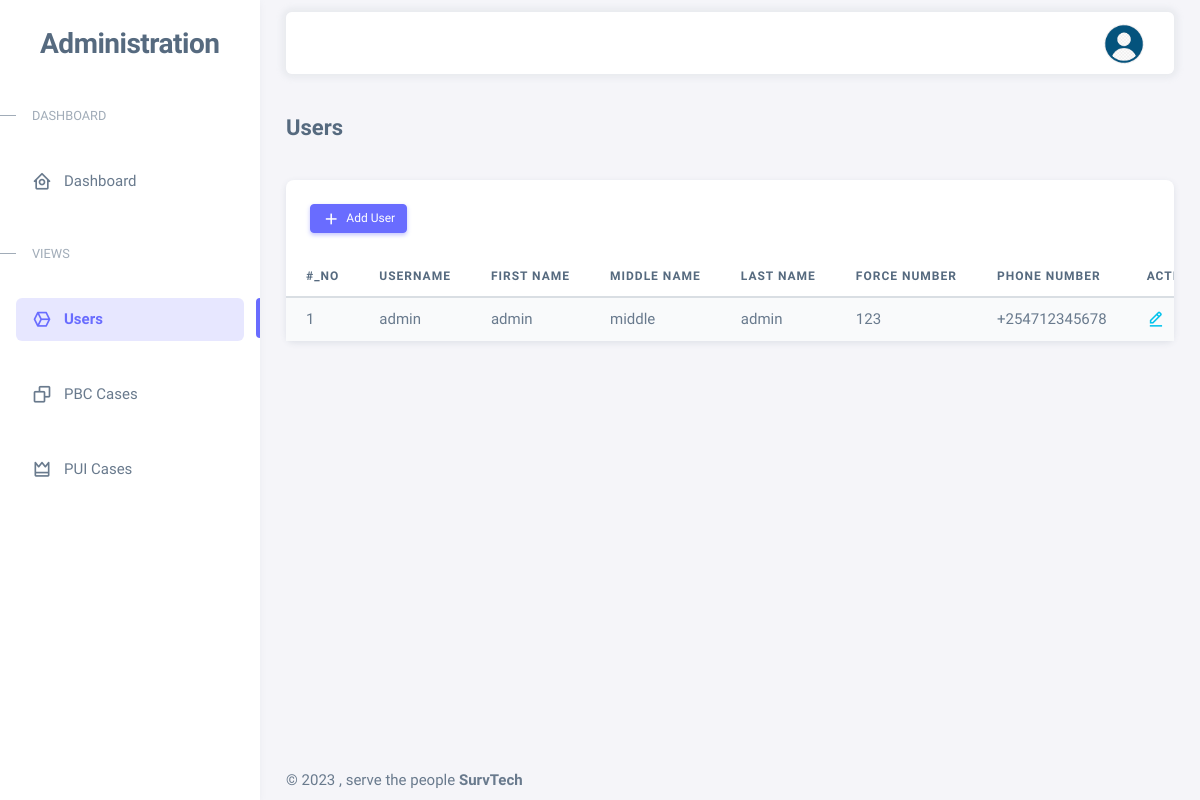
Screenshot of /users with the database file from the repository.
### myapp/models.py (models this page shows, shortened)
class MyUser(AbstractBaseUser, PermissionsMixin):
    username = models.CharField(max_length=200, unique=True)
    first_name = models.CharField(max_length=200)
    middle_name = models.CharField(max_length=200, null=True, blank=True)
    last_name = models.CharField(max_length=200)
    force_number = models.CharField(max_length=200, unique=True)
    phone_number = PhoneNumberField()
    is_active = models.BooleanField(default=True)
    is_admin = models.BooleanField(default=False)
    objects = MyUserManager()
    USERNAME_FIELD = "username"
    REQUIRED_FIELDS = ["first_name", "middle_name", "last_name", "force_number", "phone_number"]

### myapp/views.py (the view)
# urls.py: path('users', UserView.as_view(), name='users'),
class UserView(ListView):
    queryset = MyUser.objects.order_by("first_name")
    template_name = 'users.html'
    context_object_name = 'users'

### templates/users.html (shortened to what this page needs)
{% extends 'base.html' %}
{% load static %}
{% block content %}
<div class="container-xxl flex-grow-1 container-p-y">
    <h4 class="fw-bold py-3 mb-4">Users</h4>
    <div class="card">
        <h5 class="card-header">
            <a href="{% url 'adduser' %}" class="btn btn-primary btn-sm">
            <span class="tf-icons bx bx-plus"></span>&nbsp; Add User
            </a>
        </h5>
        <div class="table-responsive text-nowrap">
          <table class="table table-striped table-hover">
            <thead>
                <tr>
                  <th>#_No</th>
                  <th>Username</th>
                  <th>First Name</th>
                  <th>Middle Name</th>
                  <th>Last Name</th>
                  <th>Force Number</th>
                  <th>Phone Number</th>
                  <th>Action</th>
                </tr>
              </thead>
              <tbody class="table-border-bottom-0">
                {% for user in users %}
                    <tr>
                        <td>{{forloop.counter}}</td>
                        <td>{{user.username}}</td>
                        <td>{{user.first_name}}</td>
                        <td>{{user.middle_name}}</td>
                        <td>{{user.last_name}}</td>
                        <td>{{user.force_number}}</td>
                        <td>{{user.phone_number}}</td>
                        <td>
                            <a href="{% url 'edituser' user.id %}"><i class="bx bx-edit-alt me-1 text-info"></i><a/> |
                        </td>
                    </tr>
                {% endfor %}
              </tbody>
          </table>
        </div>
      </div>
</div>
  {% endblock %}

### rows the page displays
MyUser: username "admin", first_name "admin", middle_name "middle", last_name "admin", force_number "123", phone_number "+254712345678"
